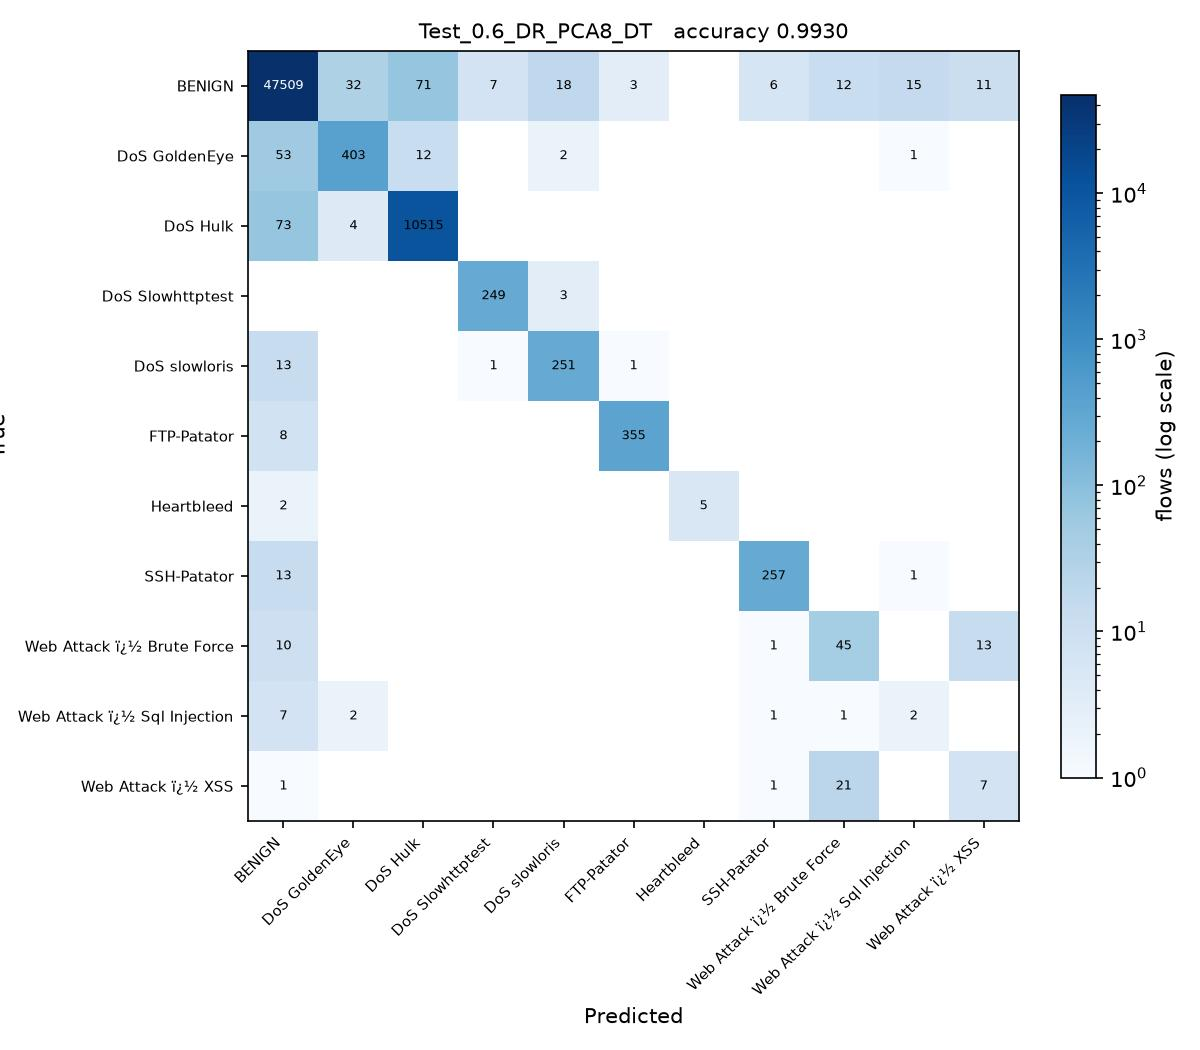

Recreate this plot in Python.
# Test_0.6_DR_PCA8_DT.py
#
# Test size 0.6  |  PCA, 8 components  |  Decision Tree (sheet #6)
#
# This is SGDC_60_40.py with the changes marked CHANGE below and nothing else.
#
# Taken from the sheet unchanged.

import os
from pathlib import Path

# CHANGE 1: run from the project folder, so the CSV names below resolve, and
# read them as latin-1. The Web Attack labels contain byte 0x96, which the
# default utf-8 decoder rejects with UnicodeDecodeError.
os.chdir(Path(__file__).resolve().parent.parent)
import numpy as np
import pandas as pd

df1 = pd.read_csv(r'C:\Users\Karthika\OneDrive\Desktop\ACN_PCA_75_Runs\Scripts\Tuesday-WorkingHours.pcap_ISCX (1).csv', low_memory=True, encoding='latin-1')
df2 = pd.read_csv(r'C:\Users\Karthika\OneDrive\Desktop\ACN_PCA_75_Runs\Scripts\Wednesday-workingHours.pcap_ISCX.csv', low_memory=True, encoding='latin-1')
df3 = pd.read_csv(r'C:\Users\Karthika\OneDrive\Desktop\ACN_PCA_75_Runs\Scripts\Thursday-WorkingHours-Morning-WebAttacks.pcap_ISCX.csv', low_memory=True, encoding='latin-1')

dataset = pd.concat([df1, df2, df3], ignore_index=True)

dataset.columns = dataset.columns.str.strip()

# CHANGE 2: a stratified sample of 100000 flows, the same for every run.
# The full three captures hold about 1.3 million flows, which makes 75 runs
# impractical. At least 50 flows of every class are kept.
label = dataset.columns[-1]
dataset = pd.concat(
    [g.sample(n=min(len(g), max(50, round(100000 * len(g) / len(dataset)))), random_state=0)
     for _, g in dataset.groupby(label)],
    ignore_index=True
)

X = dataset.iloc[:, :-1]
y = dataset.iloc[:, -1]

X = X.apply(pd.to_numeric, errors='coerce')

X.replace([np.inf, -np.inf], np.nan, inplace=True)

from sklearn.impute import SimpleImputer

imputer = SimpleImputer(missing_values=np.nan, strategy='mean')
X = imputer.fit_transform(X)

from sklearn.preprocessing import LabelEncoder

labelencoder_y = LabelEncoder()
y = labelencoder_y.fit_transform(y)

from sklearn.model_selection import train_test_split

X_train, X_test, y_train, y_test = train_test_split(
    X,
    y,
    test_size=0.6,   # CHANGE 3: test size
    random_state=0,
    stratify=y
)

# CHANGE 4: PCA, from PCA_LDA_KErnel_PCA_CODE.pdf (fitted on training data only).
# PCA follows the directions of largest variance, so the features have to be on
# a common scale first, otherwise the components just track whichever column has
# the biggest units. The scaler is fitted on the training split only.
from sklearn.preprocessing import StandardScaler
from sklearn.decomposition import PCA

scaler = StandardScaler()
X_train = scaler.fit_transform(X_train)
X_test = scaler.transform(X_test)

pca = PCA(n_components=8)
X_train = pca.fit_transform(X_train)          # no labels: PCA is unsupervised
X_test = pca.transform(X_test)
print("\nVariance explained by 8 components : {:.4f}".format(pca.explained_variance_ratio_.sum()))

# CHANGE 5: Decision Tree (sheet #6) in place of SGDClassifier
from sklearn.tree import DecisionTreeClassifier

classifier = DecisionTreeClassifier(
    criterion='entropy',
    random_state=0
)

classifier.fit(X_train, y_train)

y_pred = classifier.predict(X_test) 

from sklearn.metrics import confusion_matrix
from sklearn.metrics import accuracy_score
from sklearn.metrics import precision_score
from sklearn.metrics import recall_score
from sklearn.metrics import f1_score
from sklearn.metrics import classification_report

cm = confusion_matrix(y_test, y_pred)

print("Confusion Matrix:\n")
print(cm)

print("\nAccuracy : {:.4f}".format(accuracy_score(y_test, y_pred)))
print("\nPrecision : {:.4f}".format(precision_score(y_test, y_pred, average='weighted')))
print("\nRecall : {:.4f}".format(recall_score(y_test, y_pred, average='weighted')))
print("\nF1 Score : {:.4f}".format(f1_score(y_test, y_pred, average='weighted')))

print("\nClassification Report:\n")
print(classification_report(y_test, y_pred))
# CHANGE 6: save the confusion matrix as Test_0.6_DR_PCA8_DT.jpg and record the result
import matplotlib
matplotlib.use('Agg')
import matplotlib.pyplot as plt
from matplotlib.colors import LogNorm

here = Path(__file__).resolve().parent
names = [str(c) for c in labelencoder_y.classes_]
fig, ax = plt.subplots(figsize=(8, 7))
im = ax.imshow(cm, cmap='Blues', norm=LogNorm(vmin=1))
ax.set_xticks(range(len(names)), names, rotation=45, ha='right', fontsize=7)
ax.set_yticks(range(len(names)), names, fontsize=7)
ax.set_xlabel('Predicted')
ax.set_ylabel('True')
ax.set_title('Test_0.6_DR_PCA8_DT   accuracy {:.4f}'.format(accuracy_score(y_test, y_pred)), fontsize=10)
for i in range(cm.shape[0]):
    for j in range(cm.shape[1]):
        if cm[i, j]:
            ax.text(j, i, cm[i, j], ha='center', va='center', fontsize=6,
                    color='white' if cm[i, j] > cm.max() / 3 else 'black')
fig.colorbar(im, ax=ax, fraction=0.04, label='flows (log scale)')
fig.tight_layout()
fig.savefig(here / 'Test_0.6_DR_PCA8_DT.jpg', dpi=150)
plt.close(fig)

row = pd.DataFrame([{
    'Test': 0.6, 'DR': 'PCA8', 'Clas': 'DT',
    'Acc': round(accuracy_score(y_test, y_pred), 4),
    'Pre': round(precision_score(y_test, y_pred, average='weighted', zero_division=0), 4),
    'Rec': round(recall_score(y_test, y_pred, average='weighted', zero_division=0), 4),
    'F1': round(f1_score(y_test, y_pred, average='weighted', zero_division=0), 4),
    'script': 'Test_0.6_DR_PCA8_DT',
}])
out = here.parent / 'results' / '75_runs.csv'
out.parent.mkdir(exist_ok=True)
if out.exists():
    old = pd.read_csv(out)
    row = pd.concat([old[old['script'] != 'Test_0.6_DR_PCA8_DT'], row], ignore_index=True)
row.to_csv(out, index=False)
